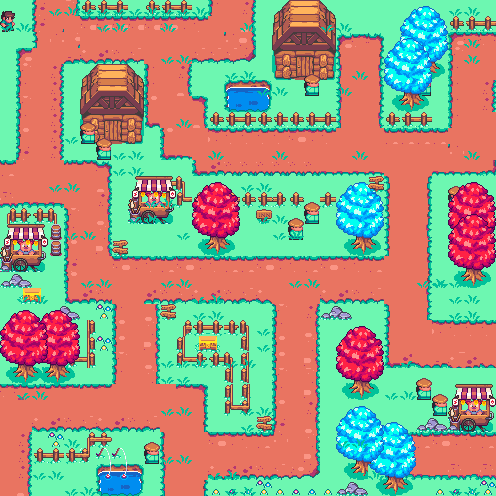

Tiled map render using the project's own tile images. Description and the map definition, with tile-layer contents summarised, below:
An orthogonal 31x31 tile map with 16x16 px tiles, 5 tile layers (Tile Layer 1, Tile Layer 2, Tile Layer 5, Tile Layer 3, ...).

<map version="1.10" tiledversion="1.10.1" orientation="orthogonal" renderorder="right-down" width="31" height="31" tilewidth="16" tileheight="16" infinite="0" nextlayerid="6" nextobjectid="1">
 <tileset firstgid="1" source="atlas.tsx" />
 <layer id="1" name="Tile Layer 1" width="31" height="31" locked="1">
  <data>[961 cells, 456 non-empty, 60 distinct tile ids]</data>
 </layer>
 <layer id="2" name="Tile Layer 2" width="31" height="31" locked="1">
  <data>[961 cells, 505 non-empty, 1 distinct tile ids]</data>
 </layer>
 <layer id="5" name="Tile Layer 5" width="31" height="31">
  <data>[961 cells, 64 non-empty, 34 distinct tile ids]</data>
 </layer>
 <layer id="3" name="Tile Layer 3" width="31" height="31">
  <data>[961 cells, 258 non-empty, 86 distinct tile ids]</data>
 </layer>
 <layer id="4" name="Tile Layer 4" width="31" height="31">
  <data>[961 cells, 166 non-empty, 59 distinct tile ids]</data>
 </layer>
</map>
